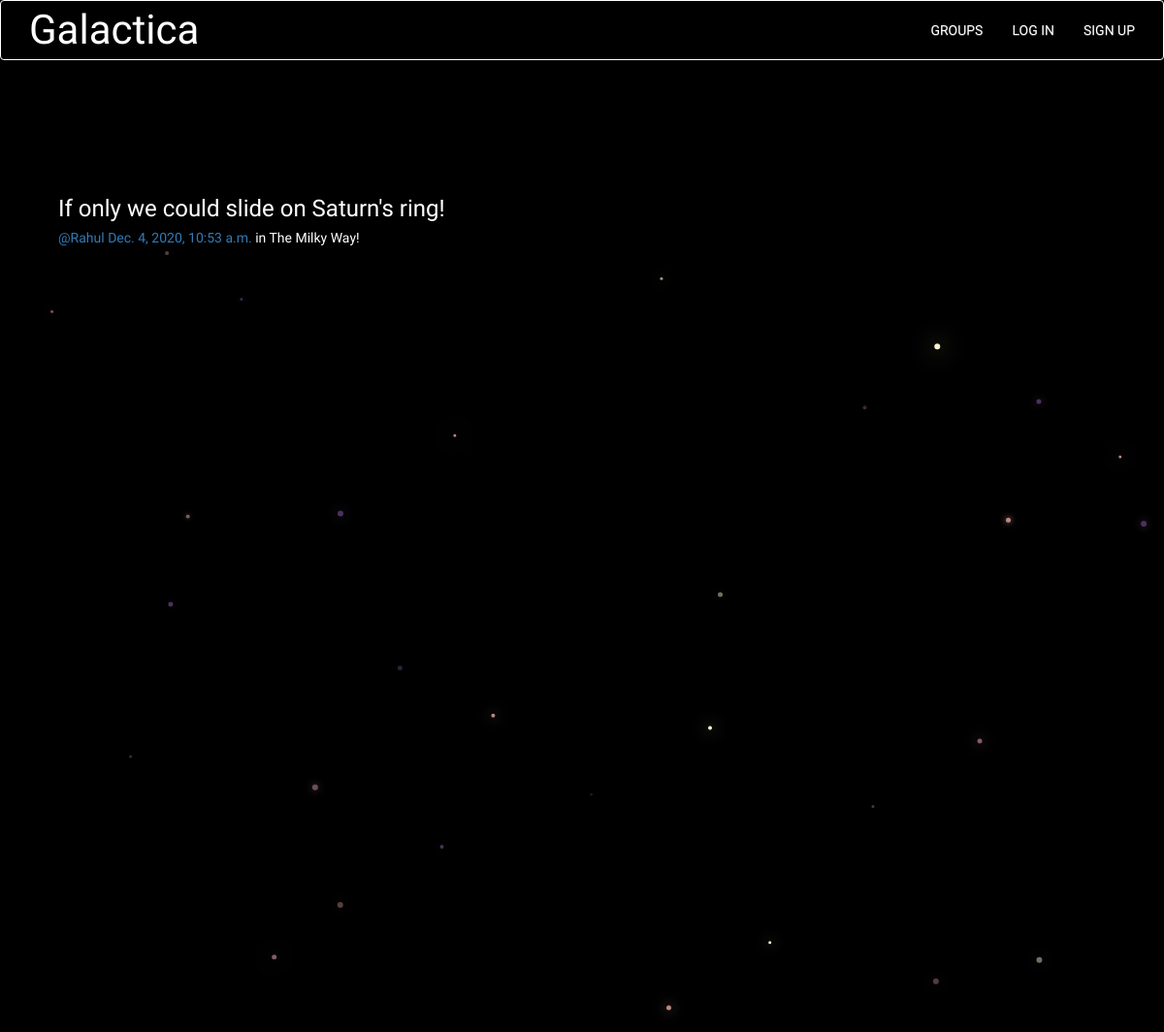
The app's page /posts/by/Rahul/8/ with its own data.
### posts/models.py (models this page shows, shortened)
class Post(models.Model):
    user = models.ForeignKey(User, related_name="posts",on_delete=models.CASCADE)
    created_at = models.DateTimeField(auto_now=True)
    message = models.TextField()
    message_html = models.TextField(editable=False)
    group = models.ForeignKey(Group, related_name="posts",null=True, blank=True,on_delete=models.CASCADE)
    class Meta:
        ordering = ["-created_at"]
        unique_together = ["user", "message"]

### groups/models.py (models this page shows, shortened)
class Group(models.Model):
    name = models.CharField(max_length=255, unique=True)
    slug = models.SlugField(allow_unicode=True, unique=True)
    description = models.TextField(blank=True, default='')
    description_html = models.TextField(editable=False, default='', blank=True)
    members = models.ManyToManyField(User,through="GroupMember")
    class Meta:
        ordering = ["name"]

### posts/views.py (the view)
# urls.py: path("by/<username>/<int:pk>/",views.PostDetail.as_view(),name="single"),
class PostDetail(SelectRelatedMixin, generic.DetailView):
    model = models.Post
    select_related = ("user", "group")
    def get_queryset(self):
        queryset = super().get_queryset()
        return queryset.filter(
            user__username__iexact=self.kwargs.get("username")
        )

### posts/templates/posts/post_detail.html
{% extends "posts/post_base.html" %}
{% block post_content %}
<div class="col-md-8">
    {% include "posts/_post.html" %}
</div>
{% endblock %}

### posts/templates/posts/_post.html (shortened to what this page needs)
<div class="content container">
	<h3>{{ post.message_html|safe }}</h3>
	<div class="media-body">
		<h5 class="media-heading">
			<span class="username"><a href="{% url 'posts:for_user' username=post.user.username %}">@{{ post.user.username }}</a></span>
			<time class="time"><a href="{% url 'posts:single' username=post.user.username pk=post.pk %}">{{ post.created_at }}</a></time>
			{% if post.group %}
			<span class="group-name">in {{ post.group.name }}</span>
			{% endif %}
		</h5>
	</div>
</div>

### static/css/master.css (style rules this page uses)
html, .bod { height: 100%; width: 100%; font-family: 'Exo', sans-serif; background: #000; overflow-x:hidden; margin: 0; }
.content { color: #fff; }

### records on screen
Post: message_html "If only we could slide on Saturn's ring!", user.username "Rahul", created_at "Dec. 4, 2020, 10:53 a.m.", group.name "The Milky Way!"
